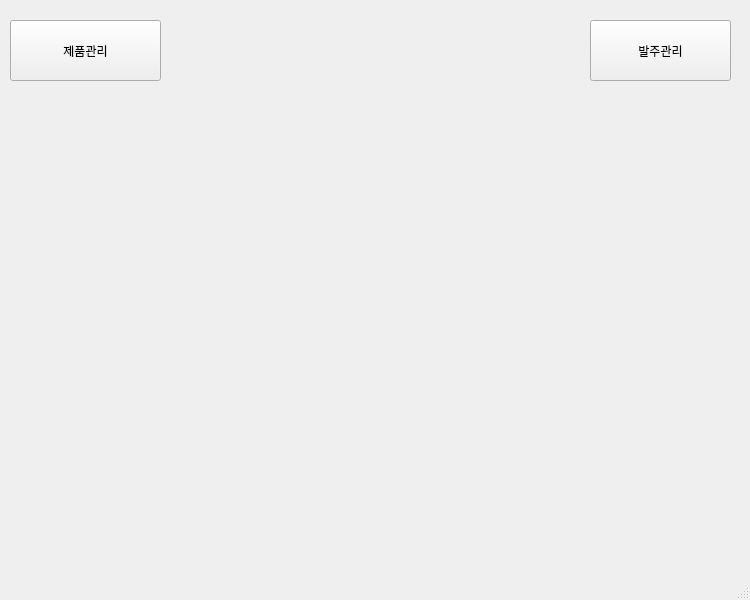
<?xml version="1.0" encoding="UTF-8"?>
<ui version="4.0">
 <class>MainWindow</class>
 <widget class="QMainWindow" name="MainWindow">
  <property name="geometry">
   <rect>
    <x>0</x>
    <y>0</y>
    <width>750</width>
    <height>600</height>
   </rect>
  </property>
  <property name="minimumSize">
   <size>
    <width>750</width>
    <height>600</height>
   </size>
  </property>
  <property name="maximumSize">
   <size>
    <width>750</width>
    <height>600</height>
   </size>
  </property>
  <property name="windowTitle">
   <string>MainWindow</string>
  </property>
  <widget class="QWidget" name="centralwidget">
   <widget class="QPushButton" name="pushButton">
    <property name="geometry">
     <rect>
      <x>590</x>
      <y>20</y>
      <width>141</width>
      <height>61</height>
     </rect>
    </property>
    <property name="text">
     <string>발주관리</string>
    </property>
   </widget>
   <widget class="QPushButton" name="pushButton_2">
    <property name="geometry">
     <rect>
      <x>10</x>
      <y>20</y>
      <width>151</width>
      <height>61</height>
     </rect>
    </property>
    <property name="text">
     <string>제품관리</string>
    </property>
   </widget>
  </widget>
  <widget class="QMenuBar" name="menubar">
   <property name="geometry">
    <rect>
     <x>0</x>
     <y>0</y>
     <width>750</width>
     <height>21</height>
    </rect>
   </property>
  </widget>
  <widget class="QStatusBar" name="statusbar"/>
 </widget>
 <resources/>
 <connections>
  <connection>
   <sender>pushButton</sender>
   <signal>clicked()</signal>
   <receiver>MainWindow</receiver>
   <slot>btn_main_to_second()</slot>
   <hints>
    <hint type="sourcelabel">
     <x>401</x>
     <y>68</y>
    </hint>
    <hint type="destinationlabel">
     <x>214</x>
     <y>188</y>
    </hint>
   </hints>
  </connection>
  <connection>
   <sender>pushButton_2</sender>
   <signal>clicked()</signal>
   <receiver>MainWindow</receiver>
   <slot>btn_main_to_third()</slot>
   <hints>
    <hint type="sourcelabel">
     <x>95</x>
     <y>74</y>
    </hint>
    <hint type="destinationlabel">
     <x>241</x>
     <y>125</y>
    </hint>
   </hints>
  </connection>
 </connections>
 <slots>
  <slot>btn_main_to_second()</slot>
  <slot>btn_main_to_third()</slot>
 </slots>
</ui>
